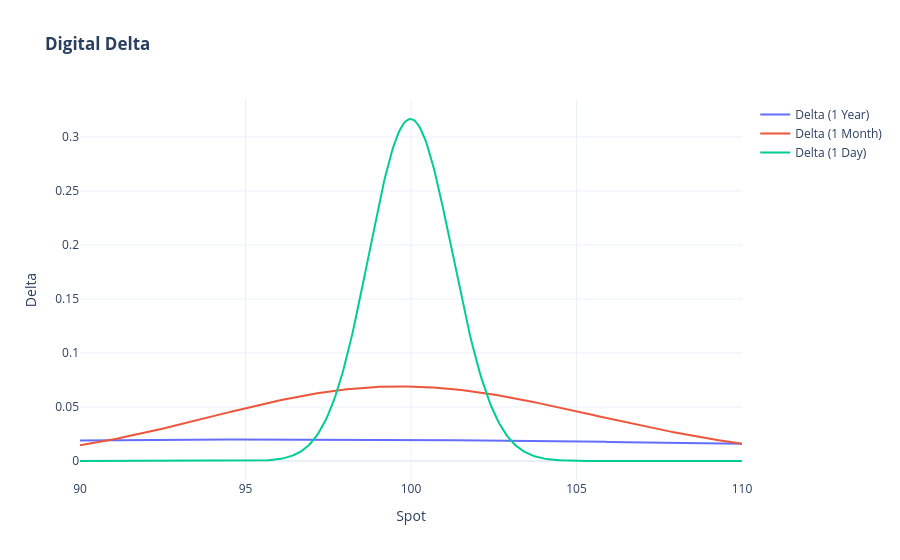

Notebook code cell kept with this figure:
### Code cell
fig_delta = go.Figure()

for label, T in maturities.items():
    d = greeks.digital_delta(K, T)
    fig_delta.add_trace(go.Scatter(x=S_grid, y=d, name=f'Delta ({label})'))

fig_delta.update_layout(
    title="<b>Digital Delta </b><br>",
    xaxis_title="Spot", yaxis_title="Delta",
    template="plotly_white", hovermode="x"
)
fig_delta.show()

### Figure 1 — Plotly figure (JSON) as saved in the notebook; plotly's stock layout.template omitted (floating-point values rounded to 4 significant figures; data arrays with more than 128 entries replaced by an {"elided": "..."} marker saying what was removed)
{"data": [{"name": "Delta (1 Year)", "type": "scatter", "x": {"elided": "400 float values"}, "y": {"elided": "400 float values"}}, {"name": "Delta (1 Month)", "type": "scatter", "x": {"elided": "400 float values"}, "y": {"elided": "400 float values"}}, {"name": "Delta (1 Day)", "type": "scatter", "x": {"elided": "400 float values"}, "y": {"elided": "400 float values"}}], "layout": {"hovermode": "x", "title": {"text": "<b>Digital Delta </b><br>"}, "xaxis": {"title": {"text": "Spot"}}, "yaxis": {"title": {"text": "Delta"}}}}
